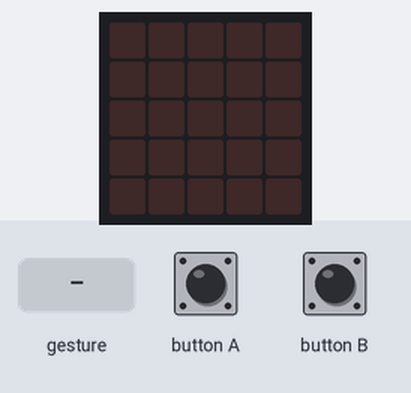
This program was run on a simulated BBC micro:bit (MakeCode). On the bench: the board's 5×5 LED display. The inputs (shaded band) are chosen by the test bench. Random numbers come from a fixed seed; a tilt is held for 1.5 s and a shake lasts 1 s, then the board lies face up again.

Above: at 1.2 s.
1.3 s: button A pressed for 0.15 s
At 2.5 s:
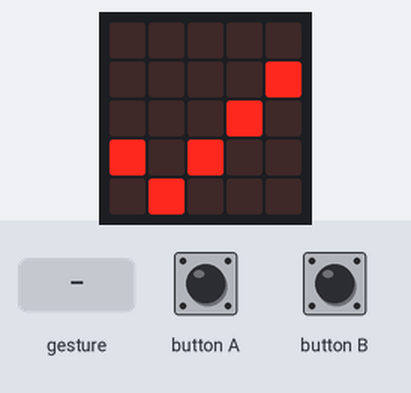
2.9 s: gesture 'shake'
At 4.4 s:
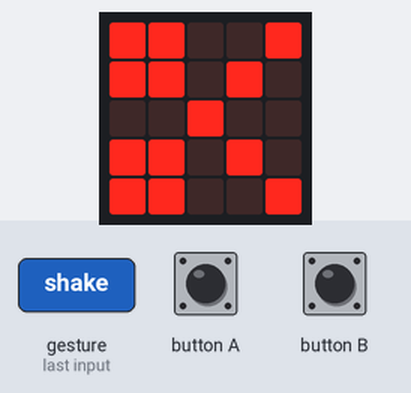
5.9 s: gesture 'shake'
At 6.7 s:
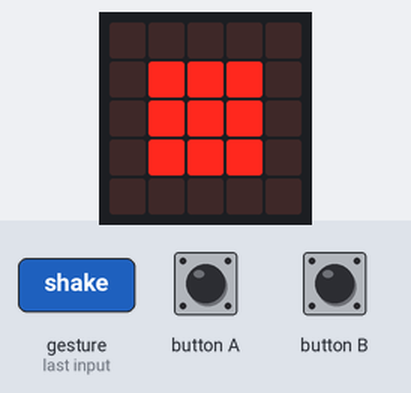
8.9 s: gesture 'shake'
At 10.0 s:
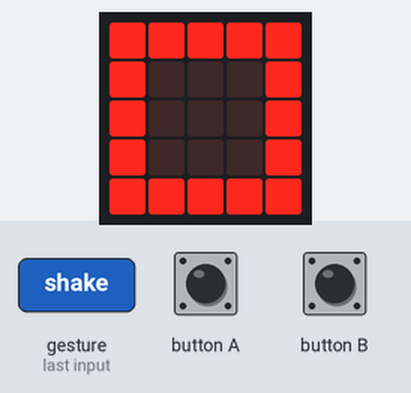
Timing chart, 0 to 11.9 s (numbered marks = the images above; inputs shaded):
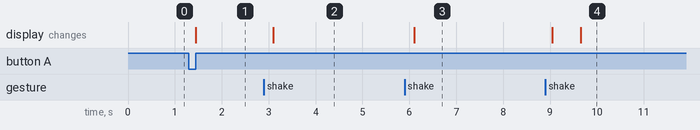

The program:

main.ts
```typescript
let timer = 0
let hand = 0
input.onButtonPressed(Button.A, function () {
    timer = randint(5, 15)
    basic.showIcon(IconNames.Yes)
    while (timer > 0) {
        timer += -1
        basic.pause(1000)
    }
    basic.showIcon(IconNames.Skull)
})
input.onGesture(Gesture.Shake, function () {
    hand = randint(1, 3)
    if (hand == 1) {
        basic.showLeds(`
            . . . . .
            . # # # .
            . # # # .
            . # # # .
            . . . . .
            `)
    } else if (hand == 2) {
        basic.showIcon(IconNames.Square)
    } else {
        basic.showIcon(IconNames.Scissors)
    }
})
input.onButtonPressed(Button.B, function () {

})
```

test.ts
```typescript
// 在此处测试；当此软件包作为插件使用时，将不会编译此软件包。
```

Measured:
- after the input at 1.3 s, the display: changes after 0.15 s (image 1)
- after the input at 2.9 s, the display: changes after 0.20 s (image 2)
- after the input at 5.9 s, the display: changes after 0.20 s (image 3)
